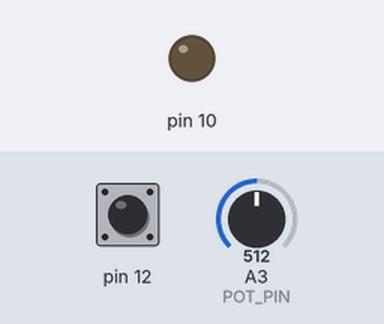
Bench run of a sketch on a simulated Arduino Uno, built for the host (arithmetic inside an expression is 32-bit, double 64-bit). Parts: output pins drawn as LEDs (lit = HIGH). Dashed ring = blinking. The inputs (shaded band) are chosen by the test bench; at power-on: pin 12 HIGH, A3 (POT_PIN) = 512.

Above: at 1.2 s.
1.3 s: pin 12 pulled LOW for 3.2 s
At 1.7 s:
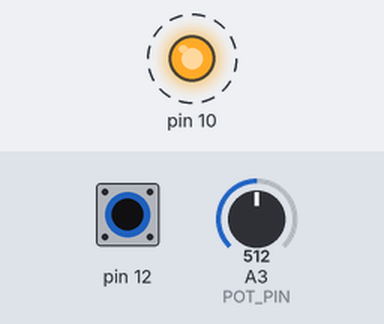
Timing chart, 0 to 6.3 s (numbered marks = the images above; inputs shaded):
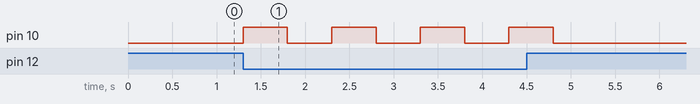

The sketch:

des.ino
```cpp
// Test sketch

#define BUT_PIN PIN_PB4
#define LED_PIN PIN_PB2
#define POT_PIN A3
void setup() {
  pinMode(LED_PIN, OUTPUT);
  pinMode(BUT_PIN, INPUT);
  // enable internal pullup
  digitalWrite(BUT_PIN, HIGH);
}

void loop() {
  // read potentiometer and rescale to 0-1s delay
  int delay_time = 1000 * int32_t(analogRead(POT_PIN)) / 1024;

  // blink while button depressed
  if (digitalRead(BUT_PIN) == LOW) {
    digitalWrite(LED_PIN, HIGH);
    delay(delay_time);
    digitalWrite(LED_PIN, LOW);
    delay(delay_time);
  } else {
    digitalWrite(LED_PIN, LOW);
  }
}
```

Measured:
- after the input at 1.3 s, pin 10: alternates HIGH for 0.50 s and LOW for 0.50 s, 8 changes in all, then stays LOW, starting at once
